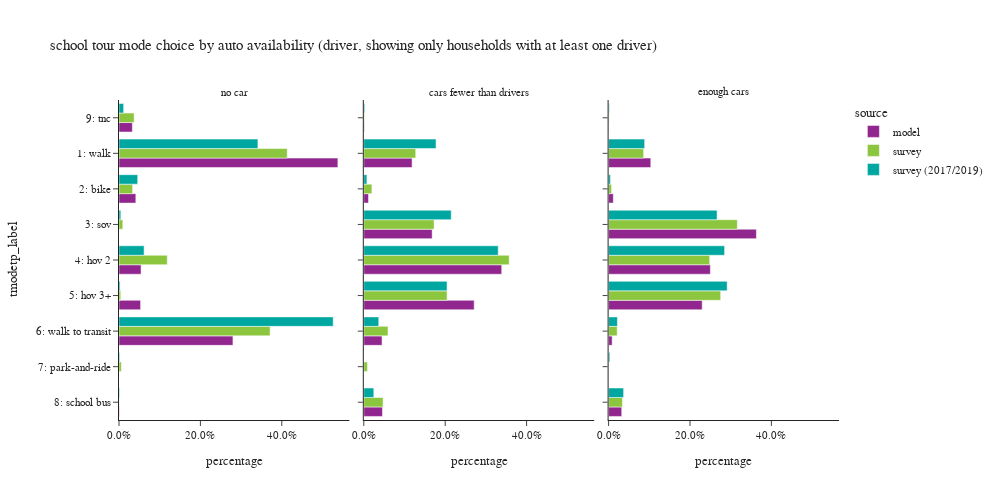

The code cell stored with this chart in its notebook:
### Code cell
plot_mode_choice(wk_tour.filter(pl.col('auto_available_driver')!="no driver"),
                 "auto_available_driver",
                 {"auto_available_driver":["no car", "cars fewer than drivers","enough cars"],
                  "tmodetp_label":["1: walk","2: bike","3: sov","4: hov 2","5: hov 3+","6: walk to transit",
                                   "7: park-and-ride","8: school bus","9: other–survey only"]},
                 "auto availability (driver, showing only households with at least one driver)",3,500,1000)

### Figure 1 — Plotly figure (JSON) as saved in the notebook; plotly's stock layout.template omitted (floating-point values rounded to 4 significant figures)
{"data": [{"alignmentgroup": "True", "customdata": [[9], [115720], [8895], [11664], [11410], [60247], [166], [7056]], "hovertemplate": "source=model<br>auto_available_driver=no car<br>percentage=%{x}<br>tmodetp_label=%{y}<br>sample_count=%{customdata[0]}<extra></extra>", "legendgroup": "model", "marker": {"color": "#91268F", "pattern": {"shape": ""}}, "name": "model", "offsetgroup": "model", "orientation": "h", "showlegend": true, "textposition": "auto", "type": "bar", "x": [4.183e-05, 0.5378, 0.04134, 0.05421, 0.05303, 0.28, 0.0007715, 0.03279], "xaxis": "x", "y": [null, "1: walk", "2: bike", "4: hov 2", "5: hov 3+", "6: walk to transit", "8: school bus", "9: tnc"], "yaxis": "y"}, {"alignmentgroup": "True", "customdata": [[19], [138307], [13399], [195813], [395044], [316112], [52243], [53450], [1302]], "hovertemplate": "source=model<br>auto_available_driver=cars fewer than drivers<br>percentage=%{x}<br>tmodetp_label=%{y}<br>sample_count=%{customdata[0]}<extra></extra>", "legendgroup": "model", "marker": {"color": "#91268F", "pattern": {"shape": ""}}, "name": "model", "offsetgroup": "model", "orientation": "h", "showlegend": false, "textposition": "auto", "type": "bar", "x": [1.63e-05, 0.1186, 0.01149, 0.168, 0.3389, 0.2712, 0.04482, 0.04585, 0.001117], "xaxis": "x2", "y": [null, "1: walk", "2: bike", "3: sov", "4: hov 2", "5: hov 3+", "6: walk to transit", "8: school bus", "9: tnc"], "yaxis": "y2"}, {"alignmentgroup": "True", "customdata": [[47], [272728], [30411], [955450], [657875], [605008], [23003], [84888], [1825]], "hovertemplate": "source=model<br>auto_available_driver=enough cars<br>percentage=%{x}<br>tmodetp_label=%{y}<br>sample_count=%{customdata[0]}<extra></extra>", "legendgroup": "model", "marker": {"color": "#91268F", "pattern": {"shape": ""}}, "name": "model", "offsetgroup": "model", "orientation": "h", "showlegend": false, "textposition": "auto", "type": "bar", "x": [1.786e-05, 0.1037, 0.01156, 0.3631, 0.25, 0.2299, 0.008742, 0.03226, 0.0006936], "xaxis": "x3", "y": [null, "1: walk", "2: bike", "3: sov", "4: hov 2", "5: hov 3+", "6: walk to transit", "8: school bus", "9: tnc"], "yaxis": "y3"}, {"alignmentgroup": "True", "customdata": [[7], [262], [29], [11], [22], [13], [144], [5], [3], [14]], "hovertemplate": "source=survey<br>auto_available_driver=no car<br>percentage=%{x}<br>tmodetp_label=%{y}<br>sample_count=%{customdata[0]}<extra></extra>", "legendgroup": "survey", "marker": {"color": "#8CC63E", "pattern": {"shape": ""}}, "name": "survey", "offsetgroup": "survey", "orientation": "h", "showlegend": true, "textposition": "auto", "type": "bar", "x": [0.006243, 0.4134, 0.03339, 0.009301, 0.1186, 0.004324, 0.3713, 0.005746, 0.0005469, 0.03717], "xaxis": "x", "y": [null, "1: walk", "2: bike", "3: sov", "4: hov 2", "5: hov 3+", "6: walk to transit", "7: park-and-ride", "8: school bus", "9: tnc"], "yaxis": "y"}, {"alignmentgroup": "True", "customdata": [[7], [347], [51], [279], [405], [317], [61], [9], [53], [4]], "hovertemplate": "source=survey<br>auto_available_driver=cars fewer than drivers<br>percentage=%{x}<br>tmodetp_label=%{y}<br>sample_count=%{customdata[0]}<extra></extra>", "legendgroup": "survey", "marker": {"color": "#8CC63E", "pattern": {"shape": ""}}, "name": "survey", "offsetgroup": "survey", "orientation": "h", "showlegend": false, "textposition": "auto", "type": "bar", "x": [0.0006499, 0.1276, 0.01989, 0.1727, 0.3572, 0.2046, 0.05945, 0.008968, 0.04736, 0.001584], "xaxis": "x2", "y": [null, "1: walk", "2: bike", "3: sov", "4: hov 2", "5: hov 3+", "6: walk to transit", "7: park-and-ride", "8: school bus", "9: tnc"], "yaxis": "y2"}, {"alignmentgroup": "True", "customdata": [[11], [500], [59], [1177], [825], [635], [61], [2], [106], [8]], "hovertemplate": "source=survey<br>auto_available_driver=enough cars<br>percentage=%{x}<br>tmodetp_label=%{y}<br>sample_count=%{customdata[0]}<extra></extra>", "legendgroup": "survey", "marker": {"color": "#8CC63E", "pattern": {"shape": ""}}, "name": "survey", "offsetgroup": "survey", "orientation": "h", "showlegend": false, "textposition": "auto", "type": "bar", "x": [0.01002, 0.08613, 0.007309, 0.3162, 0.2484, 0.2754, 0.02112, 0.0001426, 0.03396, 0.001337], "xaxis": "x3", "y": [null, "1: walk", "2: bike", "3: sov", "4: hov 2", "5: hov 3+", "6: walk to transit", "7: park-and-ride", "8: school bus", "9: tnc"], "yaxis": "y3"}, {"alignmentgroup": "True", "customdata": [[8], [420], [36], [8], [33], [13], [340], [4], [3], [26]], "hovertemplate": "source=survey (2017/2019)<br>auto_available_driver=no car<br>percentage=%{x}<br>tmodetp_label=%{y}<br>sample_count=%{customdata[0]}<extra></extra>", "legendgroup": "survey (2017/2019)", "marker": {"color": "#00A7A0", "pattern": {"shape": ""}}, "name": "survey (2017/2019)", "offsetgroup": "survey (2017/2019)", "orientation": "h", "showlegend": true, "textposition": "auto", "type": "bar", "x": [0.003113, 0.3413, 0.04596, 0.004459, 0.06164, 0.002625, 0.5263, 0.001721, 0.001435, 0.01141], "xaxis": "x", "y": [null, "1: walk", "2: bike", "3: sov", "4: hov 2", "5: hov 3+", "6: walk to transit", "7: park-and-ride", "8: school bus", "9: tnc"], "yaxis": "y"}, {"alignmentgroup": "True", "customdata": [[13], [764], [52], [361], [725], [449], [210], [5], [54], [23]], "hovertemplate": "source=survey (2017/2019)<br>auto_available_driver=cars fewer than drivers<br>percentage=%{x}<br>tmodetp_label=%{y}<br>sample_count=%{customdata[0]}<extra></extra>", "legendgroup": "survey (2017/2019)", "marker": {"color": "#00A7A0", "pattern": {"shape": ""}}, "name": "survey (2017/2019)", "offsetgroup": "survey (2017/2019)", "orientation": "h", "showlegend": false, "textposition": "auto", "type": "bar", "x": [0.001394, 0.1775, 0.00764, 0.2148, 0.3303, 0.2046, 0.03677, 0.0002223, 0.02458, 0.002253], "xaxis": "x2", "y": [null, "1: walk", "2: bike", "3: sov", "4: hov 2", "5: hov 3+", "6: walk to transit", "7: park-and-ride", "8: school bus", "9: tnc"], "yaxis": "y2"}, {"alignmentgroup": "True", "customdata": [[11], [929], [64], [1646], [1293], [1004], [196], [15], [145], [25]], "hovertemplate": "source=survey (2017/2019)<br>auto_available_driver=enough cars<br>percentage=%{x}<br>tmodetp_label=%{y}<br>sample_count=%{customdata[0]}<extra></extra>", "legendgroup": "survey (2017/2019)", "marker": {"color": "#00A7A0", "pattern": {"shape": ""}}, "name": "survey (2017/2019)", "offsetgroup": "survey (2017/2019)", "orientation": "h", "showlegend": false, "textposition": "auto", "type": "bar", "x": [0.0007806, 0.08861, 0.004515, 0.2665, 0.285, 0.2913, 0.02162, 0.003012, 0.03688, 0.001779], "xaxis": "x3", "y": [null, "1: walk", "2: bike", "3: sov", "4: hov 2", "5: hov 3+", "6: walk to transit", "7: park-and-ride", "8: school bus", "9: tnc"], "yaxis": "y3"}], "layout": {"annotations": [{"font": {}, "showarrow": false, "text": "no car", "x": 0.16, "xanchor": "center", "xref": "paper", "y": 1.0, "yanchor": "bottom", "yref": "paper"}, {"font": {}, "showarrow": false, "text": "cars fewer than drivers", "x": 0.5, "xanchor": "center", "xref": "paper", "y": 1.0, "yanchor": "bottom", "yref": "paper"}, {"font": {}, "showarrow": false, "text": "enough cars", "x": 0.84, "xanchor": "center", "xref": "paper", "y": 1.0, "yanchor": "bottom", "yref": "paper"}], "barmode": "group", "height": 500, "legend": {"title": {"text": "source"}, "tracegroupgap": 0}, "title": {"text": "school tour mode choice by auto availability (driver, showing only households with at least one driver)"}, "width": 1000, "xaxis": {"anchor": "y", "domain": [0.0, 0.32], "tickformat": ".1%", "title": {"text": "percentage"}}, "xaxis2": {"anchor": "y2", "domain": [0.34, 0.66], "matches": "x", "tickformat": ".1%", "title": {"text": "percentage"}}, "xaxis3": {"anchor": "y3", "domain": [0.68, 1.0], "matches": "x", "tickformat": ".1%", "title": {"text": "percentage"}}, "yaxis": {"anchor": "x", "categoryarray": ["9: other–survey only", "8: school bus", "7: park-and-ride", "6: walk to transit", "5: hov 3+", "4: hov 2", "3: sov", "2: bike", "1: walk"], "categoryorder": "array", "domain": [0.0, 1.0], "title": {"text": "tmodetp_label"}}, "yaxis2": {"anchor": "x2", "domain": [0.0, 1.0], "matches": "y", "showticklabels": false}, "yaxis3": {"anchor": "x3", "domain": [0.0, 1.0], "matches": "y", "showticklabels": false}}}
